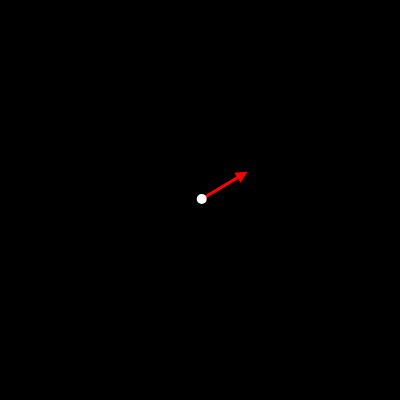
Frame 1 (no input)
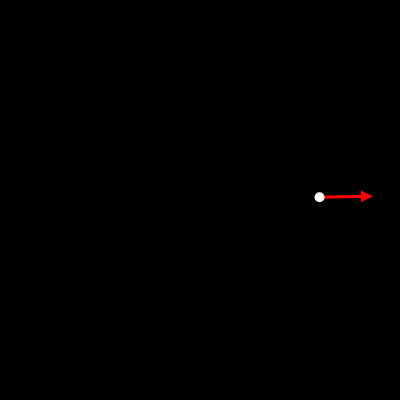
Frame 60 (no input)
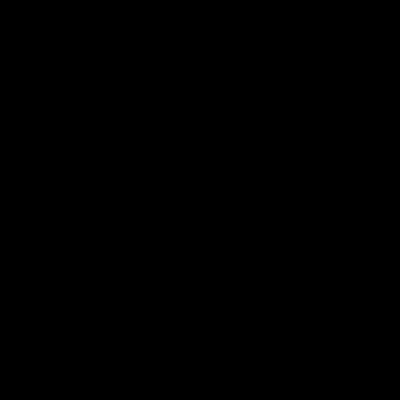
Frame 120 (the mouse pressed at the canvas centre since frame 60)

The p5.js sketch that drew these frames (run headless with seeded random() and noise() and a simulated clock; from frame 60 on, the mouse is pressed at the canvas centre):

// p5.js sketch
// ── sketch.js
let joe;
let ROTATION_SLIDER;

function setup(){
    createCanvas(400,400);
    ROTATION_SLIDER = createSlider(0, 360);
    joe = new Entity(0,0);

}

function draw(){
    background(0);
    translate(width/2, height/2);
    scale(1,-1);

    joe.update();
    joe.draw();
}

function drawArrow(base, vec, myColor) {
      push();
      stroke(myColor);
      strokeWeight(3);
      fill(myColor);
      translate(base.x, base.y);
      line(0, 0, vec.x, vec.y);
      rotate(vec.heading());
      let arrowSize = 7;
      translate(vec.mag() - arrowSize, 0);
      triangle(0, arrowSize / 2, 0, -arrowSize / 2, arrowSize, 0);
      pop();
    }


class Entity{

    constructor(x, y){
        this.pos = createVector(x,y);

        this.vel = p5.Vector.fromAngle(radians(ROTATION_SLIDER.value()));
        this.vel.setMag(2);
    }

    update(){
        // this.pos.add()
        this.vel.normalize();
        this.vel.x = (this.vel.x+cos(radians(ROTATION_SLIDER.value())));
        // this.vel.y = (this.vel.y+sin(radians(ROTATION_SLIDER.value())));
        this.vel.setMag(2);
        console.log(ROTATION_SLIDER.value())
        this.pos = p5.Vector.add(this.pos, this.vel);    
    }

    draw(){
        drawArrow(this.pos, p5.Vector.add(this.pos, this.vel).normalize().setMag(50), 'red');
        stroke(255);
        strokeWeight(10);
        point(this.pos.x, this.pos.y);
    }

   
}
